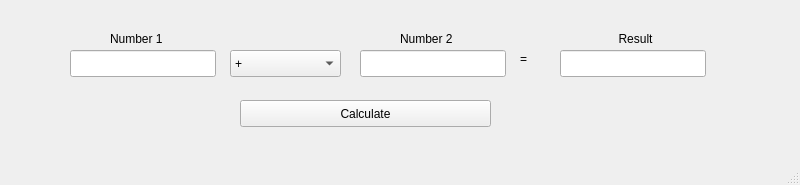
<?xml version="1.0" encoding="UTF-8"?>
<ui version="4.0">
 <class>MainWindow</class>
 <widget class="QMainWindow" name="MainWindow">
  <property name="geometry">
   <rect>
    <x>0</x>
    <y>0</y>
    <width>800</width>
    <height>185</height>
   </rect>
  </property>
  <property name="windowTitle">
   <string>MainWindow</string>
  </property>
  <widget class="QWidget" name="centralwidget">
   <widget class="QLineEdit" name="edtNumber1">
    <property name="geometry">
     <rect>
      <x>70</x>
      <y>50</y>
      <width>146</width>
      <height>27</height>
     </rect>
    </property>
   </widget>
   <widget class="QLineEdit" name="edtNumber2">
    <property name="geometry">
     <rect>
      <x>360</x>
      <y>50</y>
      <width>146</width>
      <height>27</height>
     </rect>
    </property>
   </widget>
   <widget class="QLabel" name="lblNumber1">
    <property name="geometry">
     <rect>
      <x>110</x>
      <y>30</y>
      <width>71</width>
      <height>17</height>
     </rect>
    </property>
    <property name="text">
     <string>Number 1</string>
    </property>
   </widget>
   <widget class="QLabel" name="lblNumber2">
    <property name="geometry">
     <rect>
      <x>400</x>
      <y>30</y>
      <width>71</width>
      <height>17</height>
     </rect>
    </property>
    <property name="text">
     <string>Number 2</string>
    </property>
   </widget>
   <widget class="QComboBox" name="cboOperation">
    <property name="geometry">
     <rect>
      <x>230</x>
      <y>50</y>
      <width>111</width>
      <height>27</height>
     </rect>
    </property>
    <item>
     <property name="text">
      <string>+</string>
     </property>
    </item>
    <item>
     <property name="text">
      <string>-</string>
     </property>
    </item>
    <item>
     <property name="text">
      <string>*</string>
     </property>
    </item>
    <item>
     <property name="text">
      <string>/</string>
     </property>
    </item>
   </widget>
   <widget class="QLineEdit" name="edtResult">
    <property name="geometry">
     <rect>
      <x>560</x>
      <y>50</y>
      <width>146</width>
      <height>27</height>
     </rect>
    </property>
    <property name="readOnly">
     <bool>true</bool>
    </property>
   </widget>
   <widget class="QLabel" name="lblResult">
    <property name="geometry">
     <rect>
      <x>600</x>
      <y>30</y>
      <width>71</width>
      <height>17</height>
     </rect>
    </property>
    <property name="text">
     <string>Result</string>
    </property>
    <property name="alignment">
     <set>Qt::AlignCenter</set>
    </property>
   </widget>
   <widget class="QLabel" name="lblEquals">
    <property name="geometry">
     <rect>
      <x>520</x>
      <y>50</y>
      <width>21</width>
      <height>17</height>
     </rect>
    </property>
    <property name="text">
     <string>=</string>
    </property>
   </widget>
   <widget class="QPushButton" name="btnCalculate">
    <property name="geometry">
     <rect>
      <x>240</x>
      <y>100</y>
      <width>251</width>
      <height>27</height>
     </rect>
    </property>
    <property name="text">
     <string>Calculate</string>
    </property>
   </widget>
  </widget>
  <widget class="QMenuBar" name="menubar">
   <property name="geometry">
    <rect>
     <x>0</x>
     <y>0</y>
     <width>800</width>
     <height>25</height>
    </rect>
   </property>
  </widget>
  <widget class="QStatusBar" name="statusbar"/>
 </widget>
 <resources/>
 <connections/>
</ui>
